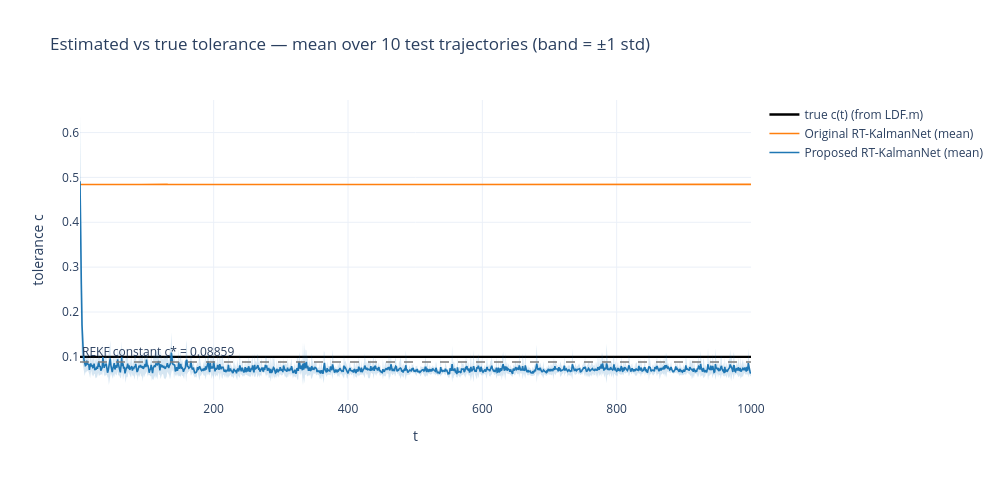

The cell this chart's notebook holds for it:
### Markdown cell above
## 13. Estimated tolerance $\hat c(t)$ vs ground truth

**How each method represents $c$** — checked in the source rather than assumed:

* **Proposed** (`RTKnet/Proposed/RT_KalmanNet_nn.py`) — a GRU followed by `sigmoid`, producing a
  **continuous** $\hat c_t \in (0,1)$ at every step. Its output bias is initialised at $0$, so the
  filter starts at $c = \sigma(0) = 0.5$ — the same starting point as the Original network, so that
  the comparison between the two architectures is not biased by the initialisation.
* **Original** (`RTKnet/Original/RT_KalmanNet_nn.py`) — an MLP with (detached) output feedback, also
  followed by `sigmoid`, so it too produces a **continuous** $\hat c_t \in (0,1)$ at every step
  (`c_array` in `fnREKF`).
* **REKF** — a single **constant** $c^*$, drawn as a horizontal reference line.

Both networks therefore expose the *same kind of object* — a per-step continuous trajectory of the
same length — so a direct, like-for-like comparison against $c_{\text{true}}(t)$ is legitimate and no
artificial mapping is needed. The only asymmetry to keep in mind when reading the figures is that the
Original network's tolerance is not trainable (Section 8), so its curve reflects an untrained network.

The band shows the spread across test trajectories (the networks see different measurement
realisations, so $\hat c(t)$ is trajectory-dependent, whereas $c_{\text{true}}(t)$ is common to all).

### Code cell
steps = np.arange(1, T + 1)
band_rgba = {"Original": "rgba(255,127,14,0.18)", "Proposed": "rgba(31,119,180,0.18)"}

fig = go.Figure()
fig.add_trace(go.Scatter(x=steps, y=c_true, mode="lines", name="true c(t) (from LDF.m)",
                          line=dict(color="black", width=2.4)))

if c_star is not None:
    fig.add_hline(y=c_star, line=dict(color="#7f7f7f", dash="dash", width=1.6),
                  annotation_text=f"REKF constant c* = {c_star:.4g}",
                  annotation_position="top left")

for name, color in (("Original", "#ff7f0e"), ("Proposed", "#1f77b4")):
    if name not in c_est:
        continue
    Ce = c_est[name]                       # [n_test, T]
    mean, std = Ce.mean(axis=0), Ce.std(axis=0)
    fig.add_trace(go.Scatter(x=np.concatenate([steps, steps[::-1]]),
                              y=np.concatenate([mean + std, (mean - std)[::-1]]),
                              fill="toself", fillcolor=band_rgba[name],
                              line=dict(width=0), hoverinfo="skip", showlegend=False))
    fig.add_trace(go.Scatter(x=steps, y=mean, mode="lines",
                              name=f"{name} RT-KalmanNet (mean)", line=dict(color=color, width=1.6)))

fig.update_layout(
    title=f"Estimated vs true tolerance — mean over {len(test_y)} test trajectories "
          "(band = ±1 std)",
    xaxis_title="t", yaxis_title="tolerance c",
    template="plotly_white", hovermode="x unified", height=480, width=1000)
fig.show()

### Figure 1 — Plotly figure (JSON) as saved in the notebook; plotly's stock layout.template omitted (floating-point values rounded to 4 significant figures; data arrays with more than 128 entries replaced by an {"elided": "..."} marker saying what was removed)
{"data": [{"line": {"color": "black", "width": 2.4}, "mode": "lines", "name": "true c(t) (from LDF.m)", "type": "scatter", "x": {"elided": "1000 int values"}, "y": {"elided": "1000 float values"}}, {"fill": "toself", "fillcolor": "rgba(255,127,14,0.18)", "hoverinfo": "skip", "line": {"width": 0}, "showlegend": false, "type": "scatter", "x": {"elided": "2000 int values"}, "y": {"elided": "2000 float values"}}, {"line": {"color": "#ff7f0e", "width": 1.6}, "mode": "lines", "name": "Original RT-KalmanNet (mean)", "type": "scatter", "x": {"elided": "1000 int values"}, "y": {"elided": "1000 float values"}}, {"fill": "toself", "fillcolor": "rgba(31,119,180,0.18)", "hoverinfo": "skip", "line": {"width": 0}, "showlegend": false, "type": "scatter", "x": {"elided": "2000 int values"}, "y": {"elided": "2000 float values"}}, {"line": {"color": "#1f77b4", "width": 1.6}, "mode": "lines", "name": "Proposed RT-KalmanNet (mean)", "type": "scatter", "x": {"elided": "1000 int values"}, "y": {"elided": "1000 float values"}}], "layout": {"annotations": [{"showarrow": false, "text": "REKF constant c* = 0.08859", "x": 0, "xanchor": "left", "xref": "x domain", "y": 0.08859, "yanchor": "bottom", "yref": "y"}], "height": 480, "hovermode": "x unified", "shapes": [{"line": {"color": "#7f7f7f", "dash": "dash", "width": 1.6}, "type": "line", "x0": 0, "x1": 1, "xref": "x domain", "y0": 0.08859, "y1": 0.08859, "yref": "y"}], "title": {"text": "Estimated vs true tolerance — mean over 10 test trajectories (band = ±1 std)"}, "width": 1000, "xaxis": {"title": {"text": "t"}}, "yaxis": {"title": {"text": "tolerance c"}}}}
